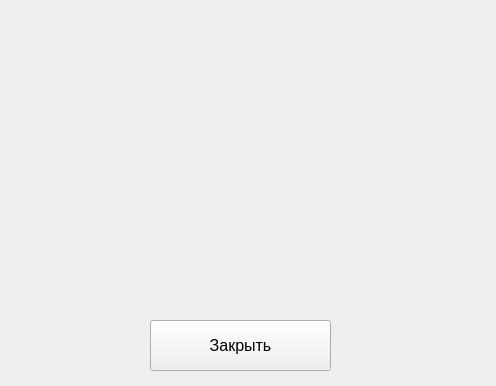
<?xml version="1.0" encoding="UTF-8"?>
<ui version="4.0">
 <class>medvedwindow</class>
 <widget class="QWidget" name="medvedwindow">
  <property name="geometry">
   <rect>
    <x>0</x>
    <y>0</y>
    <width>496</width>
    <height>386</height>
   </rect>
  </property>
  <property name="windowTitle">
   <string>Form</string>
  </property>
  <widget class="QPushButton" name="pushButton">
   <property name="geometry">
    <rect>
     <x>150</x>
     <y>320</y>
     <width>181</width>
     <height>51</height>
    </rect>
   </property>
   <property name="font">
    <font>
     <pointsize>12</pointsize>
    </font>
   </property>
   <property name="text">
    <string>Закрыть</string>
   </property>
  </widget>
  <widget class="QLabel" name="label">
   <property name="geometry">
    <rect>
     <x>140</x>
     <y>10</y>
     <width>181</width>
     <height>31</height>
    </rect>
   </property>
   <property name="font">
    <font>
     <pointsize>12</pointsize>
    </font>
   </property>
   <property name="text">
    <string/>
   </property>
  </widget>
  <widget class="QLabel" name="label_2">
   <property name="geometry">
    <rect>
     <x>50</x>
     <y>40</y>
     <width>391</width>
     <height>281</height>
    </rect>
   </property>
   <property name="font">
    <font>
     <pointsize>10</pointsize>
    </font>
   </property>
   <property name="text">
    <string/>
   </property>
   <property name="wordWrap">
    <bool>true</bool>
   </property>
  </widget>
 </widget>
 <resources/>
 <connections/>
</ui>
